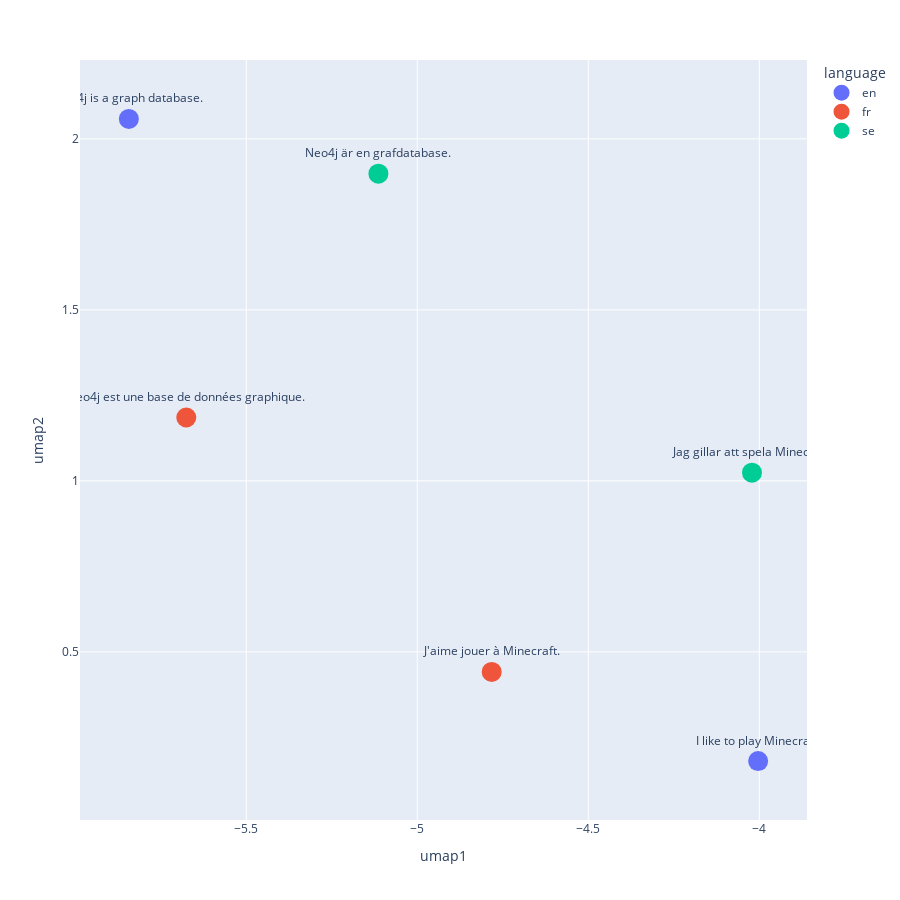

Notebook code cell kept with this figure:
### Code cell
fig = px.scatter(test_sentences, x='umap1', y='umap2', color='language', text=test_sentences['sentence'], width=900, height=900)
fig.update_layout(
    yaxis={"scaleanchor":"x", "scaleratio":1}
)
fig.update_traces(
        marker=dict(size=20),  # Increase point size
        textposition='top center'  # Position of the text labels
    )   
fig.show()

### Figure 1 — Plotly figure (JSON) as saved in the notebook; plotly's stock layout.template omitted (floating-point values rounded to 4 significant figures)
{"data": [{"hovertemplate": "language=en<br>umap1=%{x}<br>umap2=%{y}<br>sentence=%{text}<extra></extra>", "legendgroup": "en", "marker": {"color": "#636efa", "size": 20, "symbol": "circle"}, "mode": "markers+text", "name": "en", "orientation": "v", "showlegend": true, "text": ["I like to play Minecraft.", "Neo4j is a graph database."], "textposition": "top center", "type": "scatter", "x": [-4.003, -5.843], "xaxis": "x", "y": [0.1805, 2.058], "yaxis": "y"}, {"hovertemplate": "language=fr<br>umap1=%{x}<br>umap2=%{y}<br>sentence=%{text}<extra></extra>", "legendgroup": "fr", "marker": {"color": "#EF553B", "size": 20, "symbol": "circle"}, "mode": "markers+text", "name": "fr", "orientation": "v", "showlegend": true, "text": ["J'aime jouer à Minecraft.", "Neo4j est une base de données graphique."], "textposition": "top center", "type": "scatter", "x": [-4.782, -5.675], "xaxis": "x", "y": [0.4413, 1.185], "yaxis": "y"}, {"hovertemplate": "language=se<br>umap1=%{x}<br>umap2=%{y}<br>sentence=%{text}<extra></extra>", "legendgroup": "se", "marker": {"color": "#00cc96", "size": 20, "symbol": "circle"}, "mode": "markers+text", "name": "se", "orientation": "v", "showlegend": true, "text": ["Jag gillar att spela Minecraft.", "Neo4j är en grafdatabase."], "textposition": "top center", "type": "scatter", "x": [-4.021, -5.114], "xaxis": "x", "y": [1.024, 1.898], "yaxis": "y"}], "layout": {"height": 900, "legend": {"title": {"text": "language"}, "tracegroupgap": 0}, "margin": {"t": 60}, "width": 900, "xaxis": {"anchor": "y", "domain": [0, 1], "title": {"text": "umap1"}}, "yaxis": {"anchor": "x", "domain": [0, 1], "scaleanchor": "x", "scaleratio": 1, "title": {"text": "umap2"}}}}
